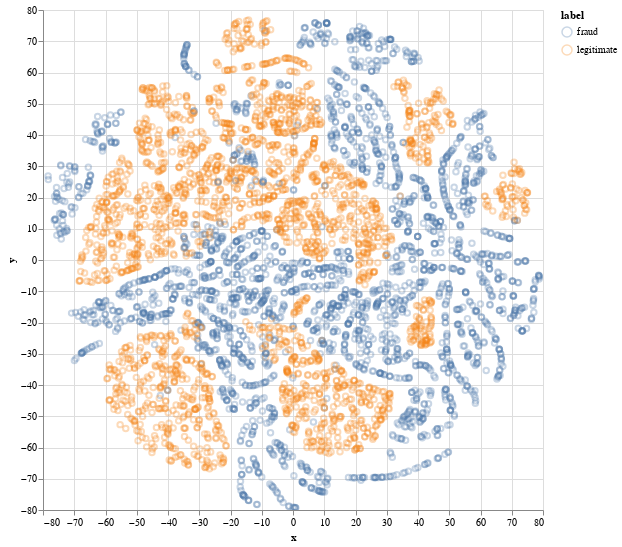

The notebook cell saved with this chart:
### Code cell
alt.data_transformers.enable('default')
alt.Chart(tsne_df.sample(5000)).mark_point(opacity=0.3).encode(
    x="x:Q", 
    y="y:Q", 
    color="label"
).properties(width=500, height=500).interactive()

### Figure 1 — Vega-Lite specification as saved in the notebook (floating-point values rounded to 4 significant figures; data arrays with more than 128 entries replaced by an {"elided": "..."} marker saying what was removed)
{"config": {"view": {"continuousWidth": 400, "continuousHeight": 300}}, "data": {"name": "data-94d884a4bb2d51db670c8b8918138fd3"}, "mark": {"type": "point", "opacity": 0.3}, "encoding": {"color": {"type": "nominal", "field": "label"}, "x": {"type": "quantitative", "field": "x"}, "y": {"type": "quantitative", "field": "y"}}, "height": 500, "selection": {"selector002": {"type": "interval", "bind": "scales", "encodings": ["x", "y"]}}, "width": 500, "$schema": "https://vega.github.io/schema/vega-lite/v4.8.1.json", "datasets": {"data-94d884a4bb2d51db670c8b8918138fd3": {"elided": "5000 records"}}}
